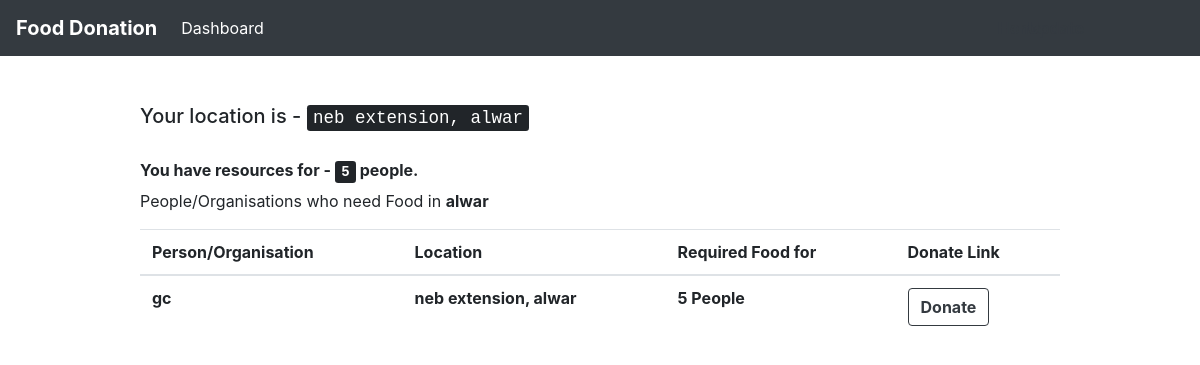
The app's page /users/showRecievers/ (signed in), older data.
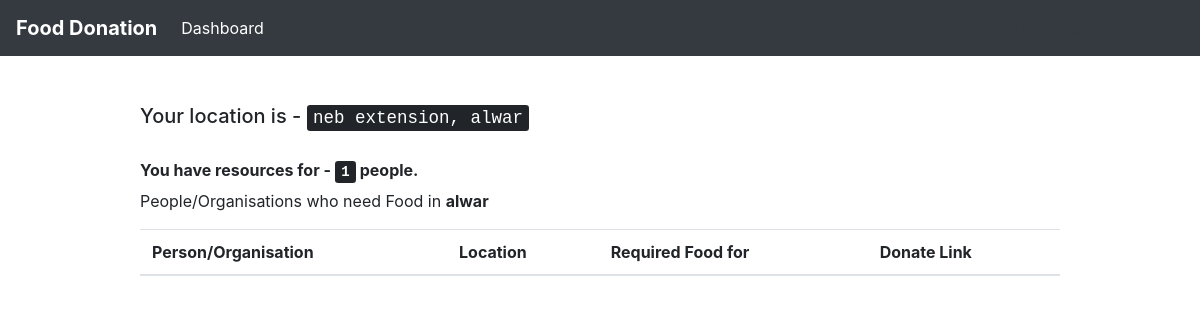
The same page, newer data.
### customUser/models.py (models this page shows, shortened)
class CustomUser(AbstractUser):
    pin_code = models.IntegerField(null = True)
    contact_no = models.IntegerField(null = True)
    resources = models.IntegerField(null = True) # no. of persons avability/requirement
    locality = models.CharField(max_length = 100)
    city = models.CharField(max_length = 50)
    """CHOICES=[('0','Donor'),
                   ('1','Reciever')]"""
    state = models.CharField(max_length = 50, default = " ")
    donor = models.BooleanField(default = 'False') # 0 - Donor 1 - Reciever
    email = models.EmailField(unique=True)
    organisation = models.BooleanField(default = 'False')

### customUser/views.py (the view)
# urls.py: path('showRecievers/', views.show_nearby_recievers, name = 'showNearbyRecievers'),
@login_required(login_url = "/users/login")
def show_nearby_recievers(request):
	you = request.user
	you_address = you.locality + ',' + you.city
	donors = CustomUser.objects.filter(city = you.city)
	return render(request, 'show_recievers.html', {'you' : you, 'donors' : donors})

### templates/show_recievers.html (shortened to what this page needs)
{% extends 'base.html' %}
{% block navigation %}
	<div class = "col-1">
		<a href="{% url 'homePage' %}" class="btn btn-outline-dark"  method = "post"><strong>Home</strong></a>
	</div>
	<div class = "col-1">
		<a href="{% url 'edit_profile' %}" class="btn btn-outline-dark"><strong>Update</strong></a>
	</div>
{% endblock %}
{% block content %}
	<h5> Your location is - <kbd> {{ you.locality }}, {{ you.city }} </kbd> </h5> <br>
	<h6> <strong> You have resources for - <kbd> {{ you.resources }}</kbd> people.</strong></h6>
	<p> People/Organisations who need Food in <strong> {{ you.city }} </strong> </p>
	<table class = "table">
			<thead>
				<tr>
					<th scope="col"> Person/Organisation </th>
					<th scope="col"> Location </th>
					<th scope="col"> Required Food for </th>
					<th scope ="col"> Donate Link </th>
				</tr>
			</thead>
			<tbody>
	{% for i in donors %}
		{% if i.username != 'admin' and i.donor == False and i.resources > 0 %}
				<tr>
				<th scope="row"> {{ i.username }}  </th>
				<th scope="row"> {{ i.locality }}, {{ i.city }} </th>
				<th scope="row"> {{ i.resources }} People </th>
				<th scope="row">
					<a href="{% url 'donation_done' i.email %}" class="btn btn-outline-dark"  method = "post"><strong>Donate</strong></a>
				</th>
			</tr>
		{% endif %}
	{% endfor %}
	</tbody>
			</table>
	<br> <br>
{% endblock %}

Row changes from the older to the newer data that the page shows:
no longer on one of the page's lists (row edited): CustomUser: username "gc", locality "neb extension", city "alwar", resources "5"
changed CustomUser "neb extension": resources "5" → "1"
